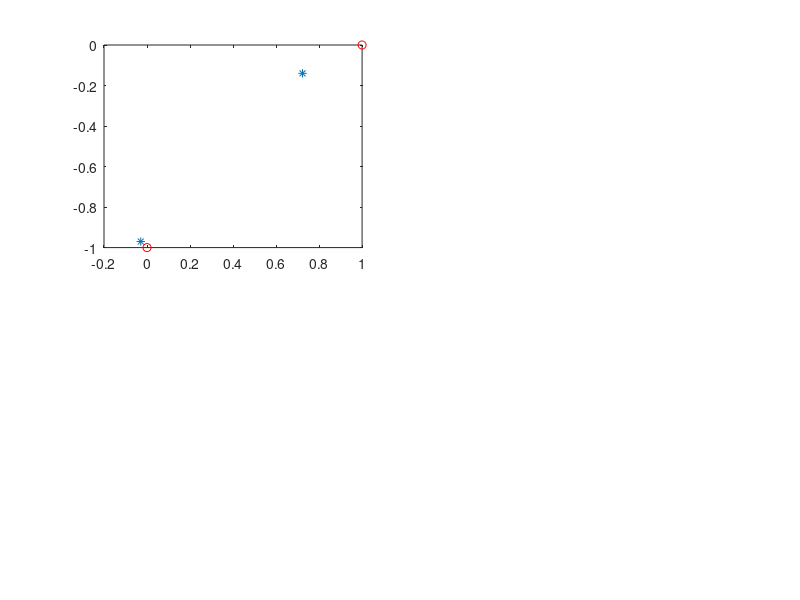

Recreate this plot in MATLAB. (Note: this script raises an error after producing the figure.)
%test_DSTBC_G2_PSK.m
clear, clf
MaxIter=1000;
sq2= sqrt(2); 
M=4; phs= 2*pi*[0:M-1]/M; 
MPSKs= exp(j*phs); % 4-PSK symbols
h= [0.9*exp(j*0.5) 1.1*exp(-j*0.4)]; % Assumed channel response
dh= 0.01*[exp(-j*0.1) -exp(j*0.2)]; % Channel variation
noise_amp= 0.2; % Amplitude of additive Gaussian noise 
x=[]; % Initialize the sequence of transmitted signal
S= eye(2); % S0=I;
dSh= 1;
r= h*S; % Eq.(9.4.67)
subplot(221)
for n=1:2:MaxIter
   xn= MPSKs(randint(1,2,M)+1); % +1,+j,-1, or -j
   % Constellation diagram of transmitted signal
   plot(real(xn),imag(xn),'ro'), hold on
   x= [x xn]; % Sequence of transmitted signal
   s= S*xn.'/sq2; % Encoded signal Eq.(9.4.66)
   S= [s [-s(2)'; s(1)']]; % Eq.(9.4.65)
   % Magnitude of transmitted signal 
   mag_of_transmitted_signal((n+1)/2)=sqrt(real(det(S))); 
   R= [r(1)' r(2); r(2)' -r(1)]; % Previously received signal
   detR= real(det(R));
   % Frequency-selective channel and additive Gaussian noise
   r= (h+dh*n)*S +noise_amp*randn(1,2); % Received signal Eq.(9.4.67)
   xhn= sq2/(-detR)*R*[r(1); r(2)']; % Decoding by Eq.(9.4.72)
   % Constellation diagram of decoded signal
   plot(xhn,'*'); hold on
   xhn= PSK_slicer(xhn,M); 
   xh([n n+1])= xhn; % Detection
end
ser= sum(abs(x-xh)>0.01)/MaxIter % Symbol error rate
plot(xh,'m+')
axis([-2 2 -2 2])
nn=0:length(mag_of_transmitted_signal)-1;
subplot(223)
plot(nn,abs(mag_of_transmitted_signal))